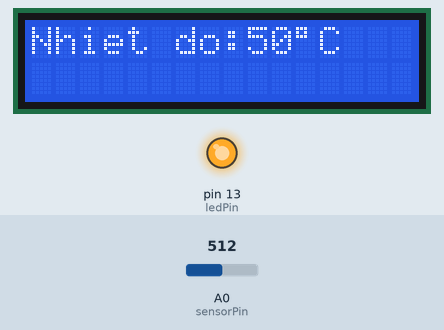
This sketch was run on a simulated Arduino Uno, built with avr-gcc and run on an emulated ATmega328P. On the bench: 16×2 character LCD, output pins drawn as LEDs (lit = HIGH). The inputs (shaded band) are chosen by the test bench; at power-on: A0 (sensorPin) = 512.

Above: at 1.2 s.
1.3 s: A0 (sensorPin) set to 333
At 2.4 s:
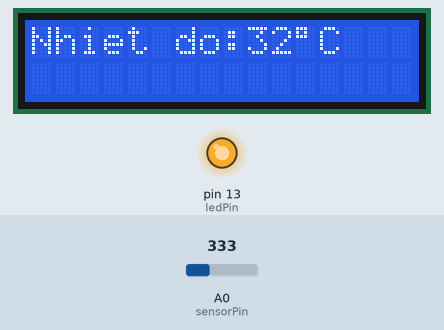
3.5 s: A0 (sensorPin) set to 304
At 5.2 s:
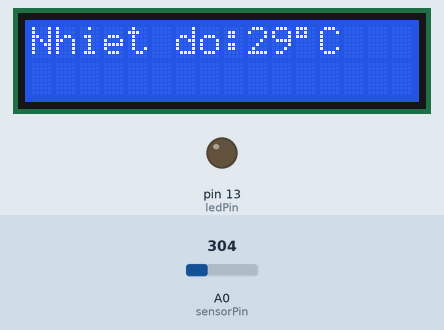
5.5 s: A0 (sensorPin) set to 122
At 7.3 s:
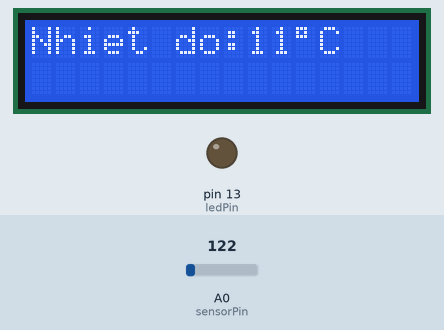
Timing chart, 0 to 8.8 s (numbered marks = the images above; inputs shaded):
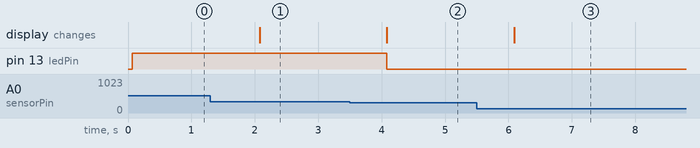

Measured:
- the behaviour switches between 318 and 317 on A0 (sensorPin) (found by bisection; images 1 and 2)
- after the input at 1.3 s, the display: changes after 0.78 s (image 1)
- after the input at 3.5 s, pin 13 (ledPin): HIGH → LOW after 0.58 s; the display: changes after 0.58 s (image 2)
- after the input at 5.5 s, the display: changes after 0.59 s (image 3)

The sketch:

cau19-LCD-quangtro-1led.ino
```cpp
#include <LiquidCrystal.h>

LiquidCrystal lcd(12, 11, 4, 5, 6, 7);
const int sensorPin = A0;
const int ledPin    = 13;

void setup() {
  lcd.begin(16, 2);
  pinMode(ledPin, OUTPUT);
}

void loop() {
  int raw  = analogRead(sensorPin);
  int temp = map(raw, 0, 1023, 0, 100);

  // Hi?n th? LCD
  lcd.clear();
  lcd.setCursor(0, 0);
  lcd.print("Nhiet do:");
  lcd.print(temp);
  lcd.print((char)223);
  lcd.print("C");

  // ?i?u khi?n LED
  if (temp > 30) {
    digitalWrite(ledPin, HIGH);
  } else {
    digitalWrite(ledPin, LOW);
  }

  delay(1000);
}
```
